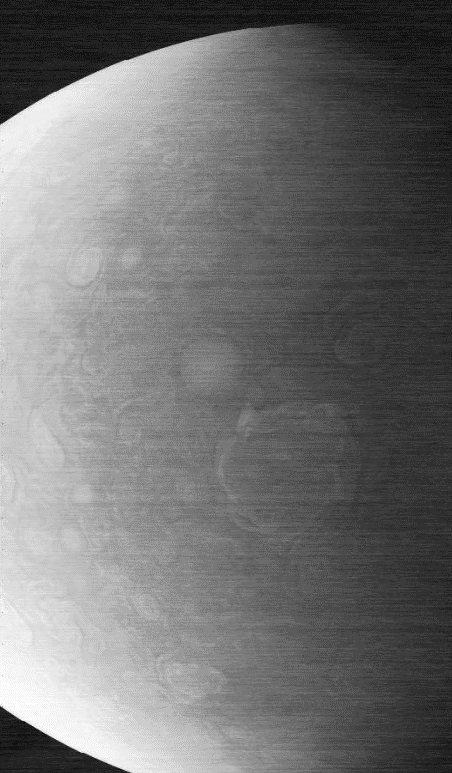
#> input picture hw3/images/noisy_image.tif, 452 x 773 px
$ python ablation_study.py
#> lines starting #> are read from the running program, lines starting #| are printed output that depends on the picture
### hw3/hw3_b.py
import os
import numpy as np
import cv2
import argparse
import sys

# [11 lines left out: function normalize_and_save, not called in this run]

def normalize_img(img):
    img_norm = img - img.min()
    if img_norm.max() > 1e-8:
        img_norm = img_norm / img_norm.max()
    return (img_norm * 255).astype(np.uint8)

# [11 lines left out: function custom_normalize, not called in this run]

def custom_calc_hist(img):
    hist, _ = np.histogram(img.ravel(), bins=np.arange(257))
    return hist.astype(np.float32)

def custom_gaussian_blur(img, ksize_tuple, sigma):
    img_f = img.astype(np.float32)
    M, N = img_f.shape

    k_h, k_w = ksize_tuple
    if sigma <= 0:
        if k_h == 0 and k_w == 0:
            raise ValueError("ksize=0 and sigma=0 is invalid combo")
        sigma_h = 0.3 * ((k_h - 1) * 0.5 - 1) + 0.8 if k_h > 0 else 0
        sigma_w = 0.3 * ((k_w - 1) * 0.5 - 1) + 0.8 if k_w > 0 else 0
        sigma = max(sigma_h, sigma_w)
        if sigma == 0: sigma = 1e-8

    if k_h == 0 and k_w == 0:
        k_h = int(np.ceil(sigma * 6)) | 1
        k_w = int(np.ceil(sigma * 6)) | 1

    pad_h, pad_w = k_h // 2, k_w // 2
    y, x = np.meshgrid(np.arange(-pad_h, pad_h + 1), np.arange(-pad_w, pad_w + 1), indexing='ij')

    exp_term = -(x**2 + y**2) / (2 * sigma**2)
    kernel = np.exp(exp_term)
    kernel = kernel / kernel.sum()

    kernel_padded = np.zeros((M, N), dtype=np.float32)
    kernel_padded[:k_h, :k_w] = kernel
    kernel_padded = np.roll(kernel_padded, -pad_h, axis=0)
    kernel_padded = np.roll(kernel_padded, -pad_w, axis=1)

    F_img = np.fft.fft2(img_f)
    F_kernel = np.fft.fft2(kernel_padded)

    F_blur = F_img * F_kernel

    blur_img = np.fft.ifft2(F_blur).real

    return blur_img

def custom_equalize_hist(img):
    hist = custom_calc_hist(img)
    cdf = hist.cumsum()

    cdf_m = np.ma.masked_equal(cdf, 0)
    if cdf_m.mask.all():
        return img.copy()

    cdf_min = cdf_m.min()
    num_pixels = cdf.max()

    if num_pixels == cdf_min:
        return img.copy()

    cdf_norm = (cdf - cdf_min) * 255 / (num_pixels - cdf_min)
    cdf_lookup = cdf_norm.astype(np.uint8)

    img_eq = cdf_lookup[img]

    return img_eq.astype(np.uint8)

def custom_clahe(img, clip_limit=2.5, tile_grid_size=(8, 8)):
    if img.ndim != 2 or img.dtype != np.uint8:
        raise ValueError("Input image must be a 2D uint8 grayscale image.")

    M, N = img.shape
    num_bins = 256

    tiles_y, tiles_x = tile_grid_size

    tile_h = M // tiles_y
    tile_w = N // tiles_x

    transform_functions = np.zeros((tiles_y, tiles_x, num_bins), dtype=np.uint8)

    for ty in range(tiles_y):
        for tx in range(tiles_x):
            y_start = ty * tile_h
            y_end = (ty + 1) * tile_h if ty < tiles_y - 1 else M
            x_start = tx * tile_w
            x_end = (tx + 1) * tile_w if tx < tiles_x - 1 else N

            tile = img[y_start:y_end, x_start:x_end]

            if tile.size == 0:
                continue

            hist = custom_calc_hist(tile)

            max_hist_height = (tile.size / num_bins) * clip_limit

            if max_hist_height < 1.0:
                redistribute_amount = 0
            else:
                redistribute_amount = (hist[hist > max_hist_height] - max_hist_height).sum()
                hist[hist > max_hist_height] = max_hist_height

            if redistribute_amount > 1e-6:
                avg_redistribute_per_bin = redistribute_amount / num_bins
                hist += avg_redistribute_per_bin

            cdf = hist.cumsum()

            cdf_m = np.ma.masked_equal(cdf, 0)
            if cdf_m.mask.all():
                transform_functions[ty, tx, :] = np.arange(num_bins).astype(np.uint8)
                continue

            cdf_min = cdf_m.min()
            num_pixels_in_tile = cdf.max()

            if num_pixels_in_tile == cdf_min:
                 transform_functions[ty, tx, :] = np.arange(num_bins).astype(np.uint8)
                 continue

            cdf_norm = (cdf - cdf_min) * 255 / (num_pixels_in_tile - cdf_min)
            transform_functions[ty, tx, :] = cdf_norm.astype(np.uint8)

    output_img = np.zeros_like(img, dtype=np.uint8)

    for r in range(M):
        for c in range(N):
            ty_base = min(int(r / tile_h), tiles_y - 1)
            tx_base = min(int(c / tile_w), tiles_x - 1)

            r_f = (r + 0.5) / tile_h
            c_f = (c + 0.5) / tile_w

            ty1_f = max(0, ty_base)
            tx1_f = max(0, tx_base)

            ty2_f = min(tiles_y - 1, ty_base + 1)
            tx2_f = min(tiles_x - 1, tx_base + 1)


            interp_y_idx = r / tile_h
            interp_x_idx = c / tile_w

            y_low = int(np.floor(interp_y_idx))
            y_high = int(np.ceil(interp_y_idx))
            x_low = int(np.floor(interp_x_idx))
            x_high = int(np.ceil(interp_x_idx))

            y_low = np.clip(y_low, 0, tiles_y - 1)
            y_high = np.clip(y_high, 0, tiles_y - 1)
            x_low = np.clip(x_low, 0, tiles_x - 1)
            x_high = np.clip(x_high, 0, tiles_x - 1)

            if y_high == y_low: fy = 0.5
            else: fy = (interp_y_idx - y_low) / (y_high - y_low)

            if x_high == x_low: fx = 0.5
            else: fx = (interp_x_idx - x_low) / (x_high - x_low)

            tf_tl = transform_functions[y_low, x_low, img[r, c]]      # Top-Left
            tf_tr = transform_functions[y_low, x_high, img[r, c]]     # Top-Right
            tf_bl = transform_functions[y_high, x_low, img[r, c]]     # Bottom-Left
            tf_br = transform_functions[y_high, x_high, img[r, c]]    # Bottom-Right

            interp_top = tf_tl * (1 - fx) + tf_tr * fx
            interp_bottom = tf_bl * (1 - fx) + tf_br * fx

            final_pixel_val = interp_top * (1 - fy) + interp_bottom * fy

            output_img[r, c] = np.clip(final_pixel_val, 0, 255).astype(np.uint8)

    return output_img

# [16 lines left out: function draw_histogram, not called in this run]

def single_scale_retinex(img, sigma=30):
    img = img.astype(np.float32) + 1.0

    blur = custom_gaussian_blur(img, (0, 0), sigma)

    blur[blur < 1e-8] = 1e-8
    img[img < 1e-8] = 1e-8

    retinex = np.log(img) - np.log(blur)
    return retinex

def run_part1_logic(img_gray):
    img_f = img_gray.astype(np.float32)
    M, N = img_f.shape

    F = np.fft.fft2(img_f)
    F_shift = np.fft.fftshift(F)

    H_shift = np.ones_like(img_f)
    crow, ccol = M // 2, N // 2

    notch_width = 4
    dc_pass_height = 20

    H_shift[:, ccol - notch_width : ccol + notch_width] = 0.0

    H_shift[crow - dc_pass_height : crow + dc_pass_height,
            ccol - notch_width : ccol + notch_width] = 1.0

    G_shift = F_shift * H_shift
    G = np.fft.ifftshift(G_shift)
    g = np.fft.ifft2(G).real

    return g, H_shift

# [150 lines left out: functions run_part2_logic, run_part3_logic, sub_one, sub_two, sub_three, sub_four and 2 more, not called in this run]

# [2 lines that do not run on import are left out]

### hw3/ablation_study.py
import os
import numpy as np
import cv2
import sys

# Import functions from hw3_b.py
sys.path.insert(0, os.path.dirname(os.path.abspath(__file__)))
from hw3_b import (
    run_part1_logic, custom_gaussian_blur, custom_clahe,
    custom_equalize_hist, single_scale_retinex, normalize_img
)

def compute_metrics(img1, img2=None):
    metrics = {}

    metrics['std'] = float(np.std(img1))

    metrics['mean'] = float(np.mean(img1))

    grad_y = np.gradient(img1.astype(np.float32), axis=0)
    grad_x = np.gradient(img1.astype(np.float32), axis=1)
    edge_strength = np.sqrt(grad_x**2 + grad_y**2)
    metrics['edge_strength'] = float(np.mean(edge_strength))

    if img2 is not None:
        diff = img1.astype(np.float32) - img2.astype(np.float32)
        metrics['mse'] = float(np.mean(diff**2))
        metrics['psnr'] = float(20 * np.log10(255.0 / (np.sqrt(metrics['mse']) + 1e-10)))

    return metrics

def ablation_study(image_path, output_dir):
#> called with image_path = './images/noisy_image.tif', output_dir = './output_b/ablation/'
    print("Starting Ablation Study...")

    img = cv2.imread(image_path, cv2.IMREAD_GRAYSCALE)
#> img is the input picture: shape (773, 452); min 0, max 255, mean 114.8
    if img is None:
        raise FileNotFoundError(f"Failed to read image at {image_path}")

    os.makedirs(output_dir, exist_ok=True)

    results = []

    baseline = img.copy()
    results.append(('0_original', baseline, compute_metrics(baseline)))
    cv2.imwrite(os.path.join(output_dir, '0_original.png'), baseline)

    g_p1, _ = run_part1_logic(img)
    step1 = normalize_img(g_p1)
    results.append(('1_notch_only', step1, compute_metrics(step1, baseline)))
    cv2.imwrite(os.path.join(output_dir, '1_notch_only.png'), step1)

    img_f = step1.astype(np.float32)
    g_blur_f = custom_gaussian_blur(img_f, (7, 7), 0)
    mask_f = img_f - g_blur_f
    mask_f[mask_f < 0] = 0
    step2 = np.clip(img_f + mask_f * 2.0, 0, 255).astype(np.uint8)
    results.append(('2_notch_unsharp', step2, compute_metrics(step2, baseline)))
    cv2.imwrite(os.path.join(output_dir, '2_notch_unsharp.png'), step2)

    step3 = custom_clahe(step2, clip_limit=2.5, tile_grid_size=(8, 8))
#> after the loop in custom_clahe, `for r in range(M):`:
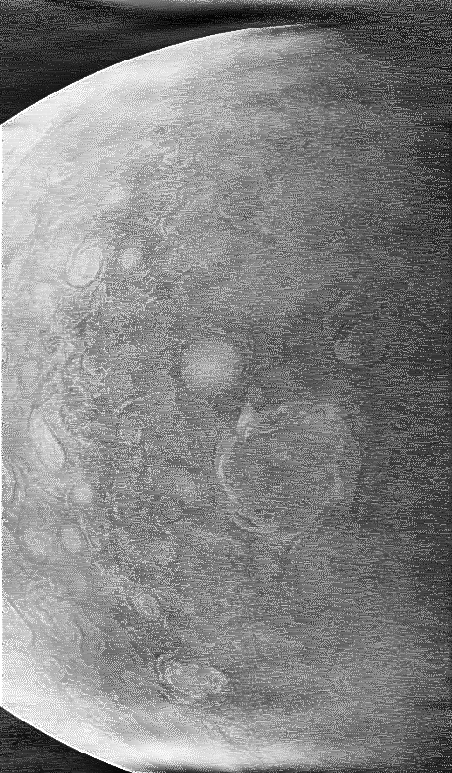
#> output_img: shape (773, 452); min 0, max 255, mean 131.6
    results.append(('3_notch_unsharp_clahe', step3, compute_metrics(step3, baseline)))
#> in compute_metrics (call 4), `grad_x = np.gradient(img1.astype(np.float32), axis=1)`:
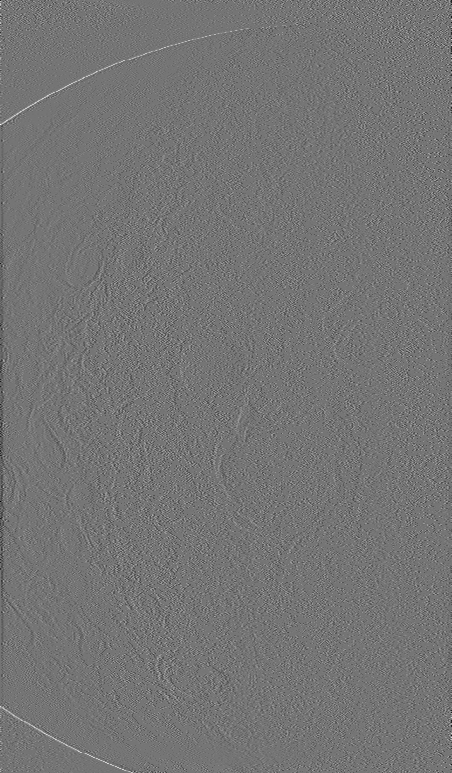
#> grad_x: shape (773, 452) float32; min -140, max 165, mean -0.4; drawn with min black and max white
    cv2.imwrite(os.path.join(output_dir, '3_notch_unsharp_clahe.png'), step3)

    g_retinex = single_scale_retinex(step3, sigma=30)
#> in single_scale_retinex, `retinex = np.log(img) - np.log(blur)`:
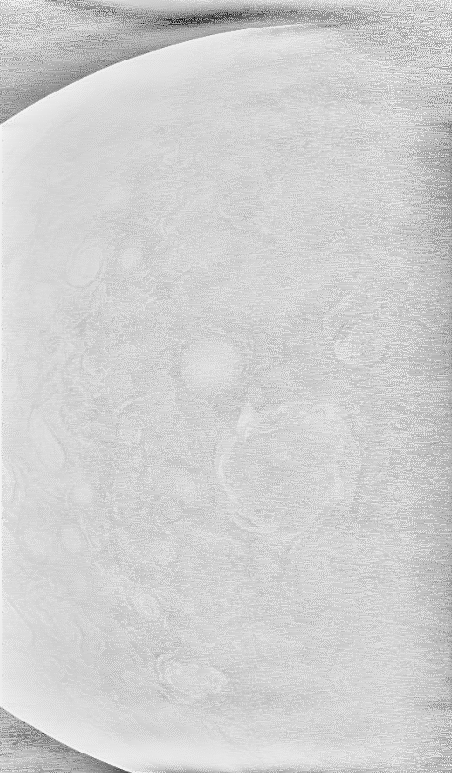
#> retinex: shape (773, 452) float64; min -4.84, max 0.972, mean -0.0832; drawn with min black and max white
    g_retinex_norm = g_retinex - np.percentile(g_retinex, 1)
    g_retinex_norm = np.clip(g_retinex_norm, 0, None)
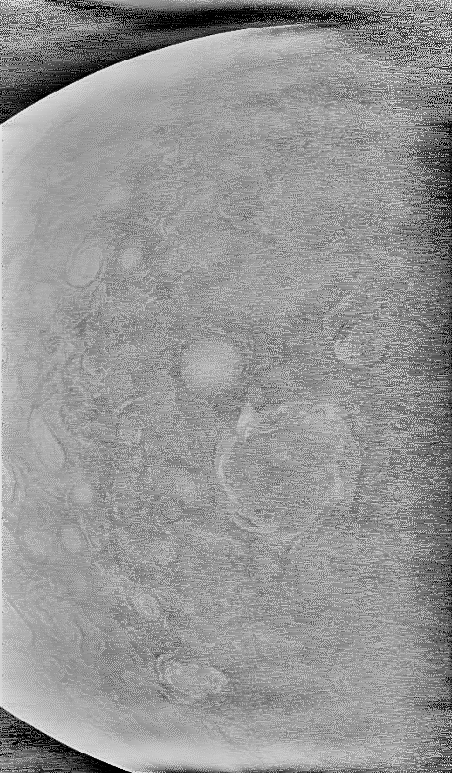
#> g_retinex_norm: shape (773, 452) float64; min 0, max 2.54, mean 1.49; drawn with min black and max white
    if g_retinex_norm.max() > 1e-8:
        g_retinex_norm = g_retinex_norm / g_retinex_norm.max()
    step4 = (g_retinex_norm * 255).astype(np.uint8)
    results.append(('4_add_retinex', step4, compute_metrics(step4, baseline)))
#> in compute_metrics (call 5), `diff = img1.astype(np.float32) - img2.astype(np.float32)`:
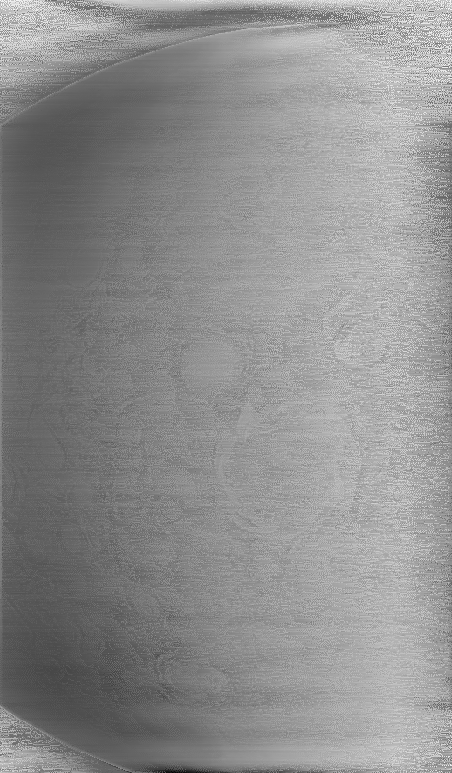
#> diff: shape (773, 452) float32; min -196, max 217, mean 34.1; drawn with min black and max white
    cv2.imwrite(os.path.join(output_dir, '4_add_retinex.png'), step4)

    step5 = custom_equalize_hist(step4)
#> in custom_equalize_hist, `hist = custom_calc_hist(img)`: hist = 256 values, max 4881 at index 154, min 0 at index 247, mean 1364.8
#> in custom_equalize_hist, `cdf = hist.cumsum()`: cdf = 256 values from 3571 to 349396
#> in custom_equalize_hist, `cdf_min = cdf_m.min()`: cdf_min = 3571
#> in custom_equalize_hist, `num_pixels = cdf.max()`: num_pixels = 349396
#> in custom_equalize_hist, `cdf_norm = (cdf - cdf_min) * 255 / (num_pixels - cdf_min)`: cdf_norm = 256 values from 0 to 255
    results.append(('5_add_histeq', step5, compute_metrics(step5, baseline)))
#> in compute_metrics (call 6), `edge_strength = np.sqrt(grad_x**2 + grad_y**2)`:
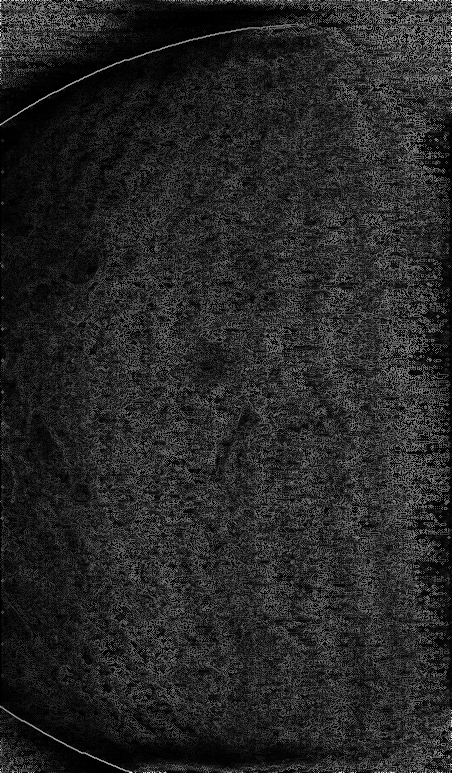
#> edge_strength: shape (773, 452) float32; min 0, max 274.6, mean 41.7; drawn with min black and max white
    cv2.imwrite(os.path.join(output_dir, '5_add_histeq.png'), step5)

    step6 = custom_clahe(step5, clip_limit=2.5, tile_grid_size=(16, 16))
#> call 2 of custom_clahe, with clip_limit = 2.5, tile_grid_size = (16, 16)
#> in custom_clahe (call 2), `output_img = np.zeros_like(img, dtype=np.uint8)`: output_img: shape (773, 452); every value is 0
#> after the loop in custom_clahe (call 2), `for r in range(M):`:
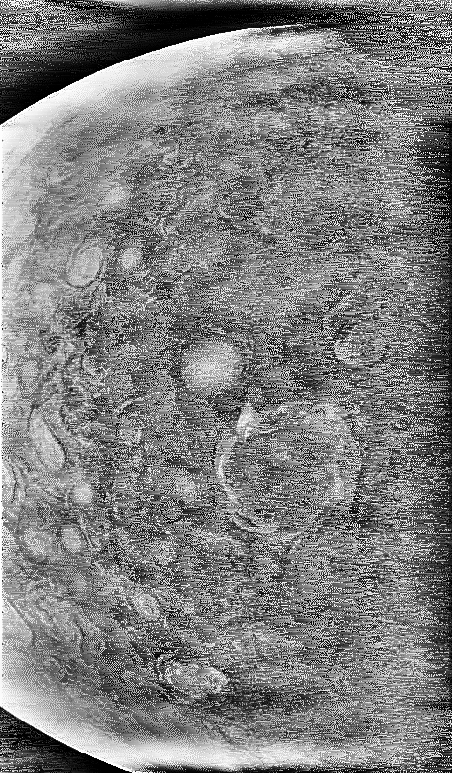
#> output_img: shape (773, 452); min 0, max 255, mean 126.6
    results.append(('6_full_pipeline', step6, compute_metrics(step6, baseline)))
    cv2.imwrite(os.path.join(output_dir, '6_full_pipeline.png'), step6)

    print("\n" + "="*80)
    print("ABLATION STUDY RESULTS")
    print("="*80)
    print(f"{'Step':<25} {'Std':<10} {'Mean':<10} {'Edge Str':<12} {'MSE':<12} {'PSNR':<10}")
    print("-"*80)

    for name, img, metrics in results:
        std = metrics.get('std', 0)
        mean = metrics.get('mean', 0)
        edge = metrics.get('edge_strength', 0)
        mse = metrics.get('mse', 0)
        psnr = metrics.get('psnr', 0)
        print(f"{name:<25} {std:<10.2f} {mean:<10.2f} {edge:<12.2f} {mse:<12.2f} {psnr:<10.2f}")
#> this loop made 7 passes
#> (name, std, mean, edge, mse, psnr) on passes 1 to 7: ('0_original', 62.22, 114.8, 5.01, 0, 0), ('1_notch_only', 56.77, 120.2, 4.59, 93.01, 28.45), ('2_notch_unsharp', 57.7, 124.2, 8.54, 189.4, 25.36), ('3_notch_unsharp_clahe', 54.31, 131.6, 20.25, 1447.1, 16.53), ('4_add_retinex', 38.33, 148.9, 17.96, 4093.1, 12.01), ('5_add_histeq', 74.49, 126.9, 41.74, 5109.8, 11.05), ('6_full_pipeline', 70.72, 126.6, 43.27, 5623.4, 10.63)
#| 0_original                62.22      114.82     5.01         0.00         0.00
#| 1_notch_only              56.77      120.23     4.59         93.01        28.45
#| 2_notch_unsharp           57.70      124.25     8.54         189.41       25.36
#| 3_notch_unsharp_clahe     54.31      131.57     20.25        1447.09      16.53
#| 4_add_retinex             38.33      148.91     17.96        4093.05      12.01
#| 5_add_histeq              74.49      126.86     41.74        5109.76      11.05
#| 6_full_pipeline           70.72      126.56     43.27        5623.39      10.63

    print("="*80)
    print("\nMetrics Explanation:")
    print("- Std: Standard deviation (higher = better contrast)")
    print("- Mean: Average intensity")
    print("- Edge Str: Mean gradient magnitude (higher = sharper edges)")
    print("- MSE: Mean squared error vs. original (lower = less distortion)")
    print("- PSNR: Peak signal-to-noise ratio (higher = better quality)")
    print("\nOutput images saved to:", output_dir)

    return results

if __name__ == '__main__':
    import argparse
    parser = argparse.ArgumentParser()
    parser.add_argument('--input', type=str, default='./images/noisy_image.tif')
    parser.add_argument('--output', type=str, default='./output_b/ablation/')
    args = parser.parse_args()

    ablation_study(args.input, args.output)
